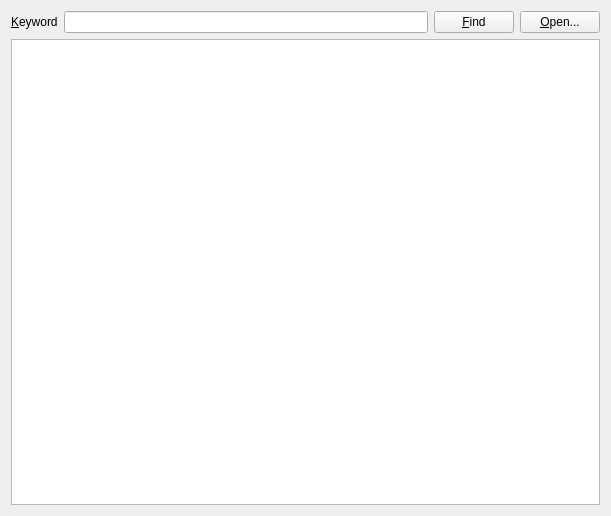
<?xml version="1.0" encoding="UTF-8"?>
<ui version="4.0">
 <class>TextFinder</class>
 <widget class="QWidget" name="TextFinder">
  <property name="geometry">
   <rect>
    <x>0</x>
    <y>0</y>
    <width>611</width>
    <height>516</height>
   </rect>
  </property>
  <property name="windowTitle">
   <string>Form</string>
  </property>
  <layout class="QVBoxLayout" name="verticalLayout_2">
   <item>
    <layout class="QVBoxLayout" name="verticalLayout">
     <item>
      <layout class="QHBoxLayout" name="horizontalLayout">
       <item>
        <widget class="QLabel" name="label">
         <property name="text">
          <string>&amp;Keyword</string>
         </property>
         <property name="buddy">
          <cstring>findText</cstring>
         </property>
        </widget>
       </item>
       <item>
        <widget class="QLineEdit" name="findText"/>
       </item>
       <item>
        <widget class="QPushButton" name="findButton">
         <property name="text">
          <string>&amp;Find</string>
         </property>
        </widget>
       </item>
       <item>
        <widget class="QPushButton" name="openButton">
         <property name="text">
          <string>&amp;Open...</string>
         </property>
        </widget>
       </item>
      </layout>
     </item>
     <item>
      <widget class="QTextEdit" name="textEdit"/>
     </item>
    </layout>
   </item>
  </layout>
 </widget>
 <tabstops>
  <tabstop>findText</tabstop>
  <tabstop>findButton</tabstop>
  <tabstop>textEdit</tabstop>
 </tabstops>
 <resources/>
 <connections/>
</ui>
